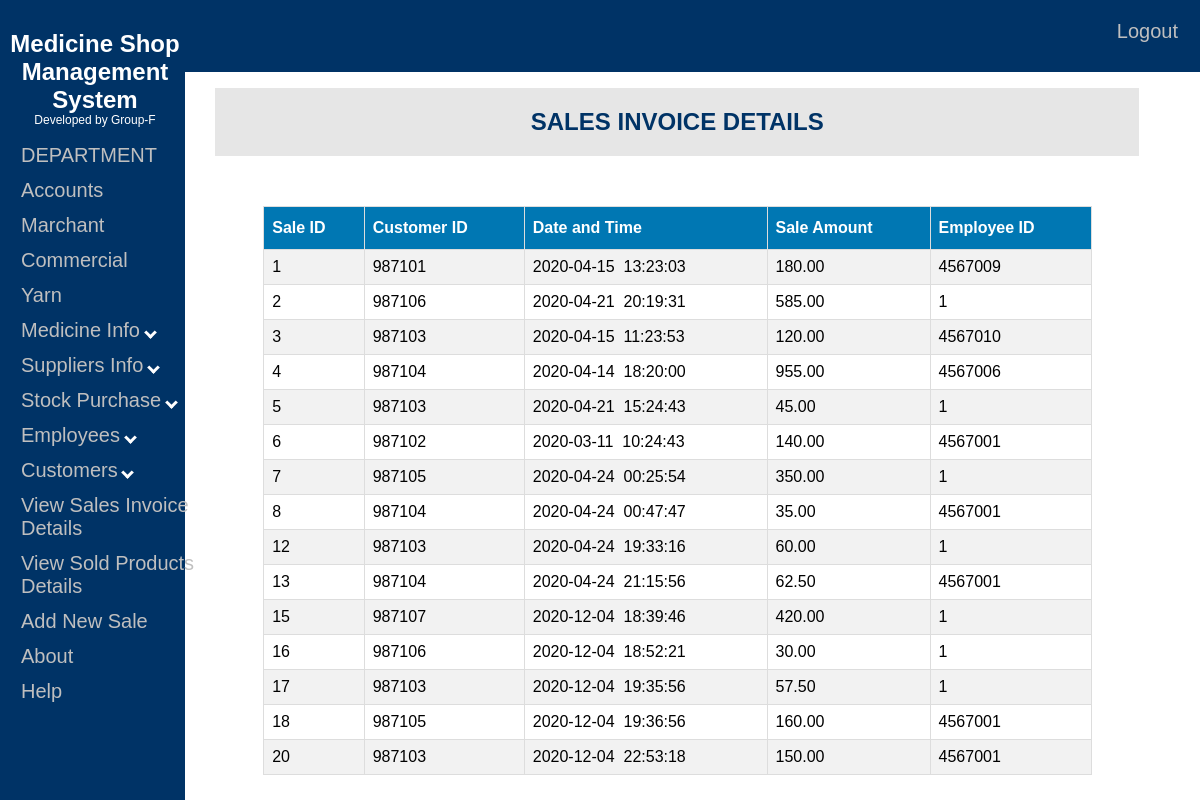
The app's page /sales-view.php with its own data.
### tables this page shows
CREATE TABLE `sales` (
  `SALE_ID` int(11) NOT NULL,
  `MED_ID` decimal(6,0) NOT NULL,
  `C_ID` decimal(6,0) NOT NULL,
  `S_DATE` date DEFAULT NULL,
  `S_TIME` time DEFAULT NULL,
  `TOTAL_AMT` decimal(8,2) DEFAULT NULL,
  `E_ID` decimal(7,0) NOT NULL
);

### sales-view.php (the view, shortened to what this page needs)
<!DOCTYPE html>
<html>
<head>
<link rel="stylesheet" type="text/css" href="nav2.css">
<link rel="stylesheet" type="text/css" href="table1.css">
</head>
<body>
<?php require('commom.php'); ?>
	<div class="topnav">
		<a href="logout.php">Logout</a>
	</div>
	<center>
	<div class="head">
	<h2> SALES INVOICE DETAILS</h2>
	</div>
	</center>
	<table align="right" id="table1" style="margin-right:100px;">
		<tr>
			<th>Sale ID</th>
			<th>Customer ID</th>
			<th>Date and Time </th>
			<th>Sale Amount</th>
			<th>Employee ID</th>
		</tr>
	<?php
	include "config.php";
		$sql = "SELECT sale_id, c_id,s_date,s_time,total_amt,e_id FROM sales";
		$result = $conn->query($sql);
		if ($result->num_rows > 0) {
		while($row = $result->fetch_assoc()) {
		echo "<tr>";
			echo "<td>" . $row["sale_id"]. "</td>";
			echo "<td>" . $row["c_id"] . "</td>";
			echo "<td>" . $row["s_date"]."&nbsp;&nbsp;".$row["s_time"]."</td>";
			echo "<td>" . $row["total_amt"]. "</td>";
			echo "<td>" . $row["e_id"]. "</td>";
		echo "</tr>";
		}
	echo "</table>";
	}
	?>
</body>
</html>

### nav2.css (style rules this page uses)
.topnav { overflow: hidden; background-color: #003366; margin:0px; vertical-align:top; width: 100%; height:9%; position: fixed; x-index: 1; top: 0; left: 0; }
.topnav a { float: right; text-align: center; padding: 20px 22px; text-decoration: none; font-size: 20px; font-family:Arial; color: #bfbfbf; display: block; border: none; background: none; cursor: pointer; outline: none; }
div.head { width:78%; font-family:Arial; background-color:#e6e6e6; color:#003366; float:right; margin-top:80px; margin-right:53px; margin-left:0px; top: 0; right: 0; overflow:hidden; }

### table1.css (style rules this page uses)
#table1 { font-family: Arial; border-collapse: collapse; margin-top:50px; margin-right:25px; width: 70%; overflow:auto; }
#table1 td, #table1 th { border: 1px solid #ddd; padding: 8px; }
#table1 tr:nth-child(even) { background-color: #f2f2f2; }
#table1 th { padding-top: 12px; padding-bottom: 12px; text-align: left; background-color: #0077b3; color: white; }

### records on screen
sales: SALE_ID "1", C_ID "987101", S_DATE "2020-04-15", S_TIME "13:23:03", TOTAL_AMT "180.00", E_ID "4567009"
sales: SALE_ID "2", C_ID "987106", S_DATE "2020-04-21", S_TIME "20:19:31", TOTAL_AMT "585.00", E_ID "1"
sales: SALE_ID "3", C_ID "987103", S_DATE "2020-04-15", S_TIME "11:23:53", TOTAL_AMT "120.00", E_ID "4567010"
sales: SALE_ID "4", C_ID "987104", S_DATE "2020-04-14", S_TIME "18:20:00", TOTAL_AMT "955.00", E_ID "4567006"
sales: SALE_ID "5", C_ID "987103", S_DATE "2020-04-21", S_TIME "15:24:43", TOTAL_AMT "45.00", E_ID "1"
sales: SALE_ID "6", C_ID "987102", S_DATE "2020-03-11", S_TIME "10:24:43", TOTAL_AMT "140.00", E_ID "4567001"
sales: SALE_ID "7", C_ID "987105", S_DATE "2020-04-24", S_TIME "00:25:54", TOTAL_AMT "350.00", E_ID "1"
sales: SALE_ID "8", C_ID "987104", S_DATE "2020-04-24", S_TIME "00:47:47", TOTAL_AMT "35.00", E_ID "4567001"
sales: SALE_ID "12", C_ID "987103", S_DATE "2020-04-24", S_TIME "19:33:16", TOTAL_AMT "60.00", E_ID "1"
sales: SALE_ID "13", C_ID "987104", S_DATE "2020-04-24", S_TIME "21:15:56", TOTAL_AMT "62.50", E_ID "4567001"
sales: SALE_ID "15", C_ID "987107", S_DATE "2020-12-04", S_TIME "18:39:46", TOTAL_AMT "420.00", E_ID "1"
sales: SALE_ID "16", C_ID "987106", S_DATE "2020-12-04", S_TIME "18:52:21", TOTAL_AMT "30.00", E_ID "1"
sales: SALE_ID "17", C_ID "987103", S_DATE "2020-12-04", S_TIME "19:35:56", TOTAL_AMT "57.50", E_ID "1"
sales: SALE_ID "18", C_ID "987105", S_DATE "2020-12-04", S_TIME "19:36:56", TOTAL_AMT "160.00", E_ID "4567001"
sales: SALE_ID "20", C_ID "987103", S_DATE "2020-12-04", S_TIME "22:53:18", TOTAL_AMT "150.00", E_ID "4567001"
